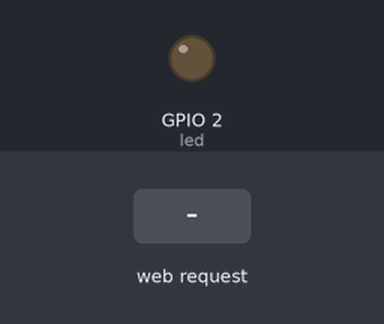
A program run on a simulated ESP32 board running MicroPython. Parts: output pins drawn as LEDs (lit = HIGH). Inputs (shaded band) come from the test bench. WiFi joins after 1.5 s; files that are not in the repository are absent; what the program prints to the serial console is not drawn.

Above: at 0.4 s.
At 3.9 s:
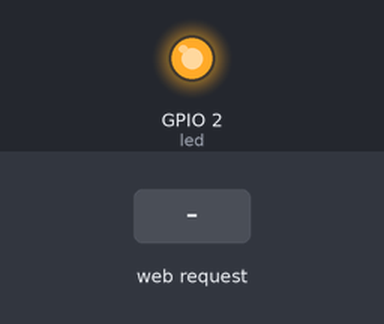
4.0 s: HTTP request GET / received
5.5 s: HTTP request GET /command received
Timing chart, 0 to 8.5 s (numbered marks = the images above; inputs shaded):
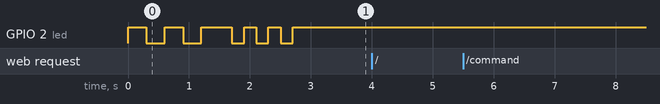

Measured:
- after the input at 4.0 s, every drawn part: stays the same
- after the input at 5.5 s, every drawn part: stays the same

The program:

main.py
```python
"""
main.py - Servidor web y gestor de UART para ESP32
Levanta servidor en puerto 80, recibe comandos web y los envía al Arduino
"""

import uasyncio as asyncio
import time
from machine import Pin, UART

# ==================== CONFIGURACIÓN ====================
STATUS_LED_PIN = 2
UART_BAUD = 9600
UART_TX = 17          # GPIO17 -> RX del Arduino Nano
UART_RX = 16          # GPIO16 <- TX del Arduino Nano (opcional, para lectura)
COMMAND_TIMEOUT_MS = 800  # Timeout para envío automático de STOP

HOST = "0.0.0.0"
PORT = 80

# ==================== INICIALIZACIÓN ====================
led = Pin(STATUS_LED_PIN, Pin.OUT)
led.on()  # Encendido mientras corre

# UART: comunicación con Arduino Nano
uart = UART(2, baudrate=UART_BAUD, tx=Pin(UART_TX), rx=Pin(UART_RX), timeout=100)

# Variables de control
last_command_time = time.ticks_ms()
stop_sent = False

print("[MAIN] UART configurada: TX=GPIO17, RX=GPIO16, Baudrate=9600 bps")

# ==================== FUNCIONES AUXILIARES ====================
def validate_command(cmd):
    """Valida que el comando sea uno de los permitidos"""
    valid = ('F', 'B', 'L', 'R', 'U', 'D', 'S')
    return cmd.upper() in valid if len(cmd) == 1 else False

async def send_uart_command(cmd):
    """Envía comando al Arduino por UART"""
    global last_command_time, stop_sent

    if validate_command(cmd):
        cmd_upper = cmd.upper()
        uart.write(cmd_upper)
        print(f"[UART] Enviado: {cmd_upper}")
        last_command_time = time.ticks_ms()
        stop_sent = False
        return True
    return False

async def load_html_file():
    """Carga el HTML del archivo, fallback a HTML embebido"""
    try:
        with open('Index.html', 'r') as f:
            content = f.read()
            print("[HTML] Cargado desde Index.html")
            return content
    except OSError:
        print("[HTML] Index.html no encontrado, usando fallback")
        return get_fallback_html()

def get_fallback_html():
    """HTML fallback si el archivo no existe"""
    return """<!DOCTYPE html>
<html lang="es">
<head>
    <meta charset="UTF-8">
    <meta name="viewport" content="width=device-width, initial-scale=1.0">
    <title>Control de Grúa</title>
    <style>
        body { background: #0a1929; color: #e8f4f8; font-family: Arial; margin: 0; }
        .container { max-width: 500px; margin: 20px auto; text-align: center; }
        h1 { color: #00a8e8; }
        .btn { padding: 15px 20px; margin: 5px; font-size: 16px; border: none; border-radius: 8px;
               background: #0080d0; color: white; cursor: pointer; transition: 0.2s; }
        .btn:hover { background: #0098e8; }
        .btn.stop { background: #d42426; }
        .status { margin: 20px 0; padding: 10px; background: #1a4a6c; border-radius: 8px; }
    </style>
</head>
<body>
    <div class="container">
        <h1>🏗️ Control de Grúa</h1>
        <div class="status" id="status">Conectado</div>
        <div style="display: grid; grid-template-columns: 1fr 1fr; gap: 10px;">
            <button class="btn" onclick="send('F')">⬆️ Adelante</button>
            <button class="btn" onclick="send('B')">⬇️ Atrás</button>
            <button class="btn" onclick="send('L')">⬅️ Izq</button>
            <button class="btn" onclick="send('R')">➡️ Der</button>
            <button class="btn" onclick="send('U')">⬆️ Subir</button>
            <button class="btn" onclick="send('D')">⬇️ Bajar</button>
            <button class="btn stop" onclick="send('S')" style="grid-column: 1/-1;">🛑 STOP</button>
        </div>
    </div>
    <script>
        async function send(cmd) {
            try {
                const res = await fetch('/command', { method: 'POST', body: cmd });
                if (res.ok) document.getElementById('status').textContent = 'Comando: ' + cmd;
            } catch (e) { document.getElementById('status').textContent = 'Error'; }
        }
    </script>
</body>
</html>"""

# ==================== SERVIDOR HTTP ====================
async def handle_client(reader, writer):
    """Maneja solicitudes HTTP"""
    try:
        request_line = await reader.readline()
        if not request_line:
            await writer.aclose()
            return

        request = request_line.decode('utf-8').strip()
        print(f"[HTTP] {request}")

        # Parsear ruta y método
        parts = request.split(' ')
        method = parts[0]
        path = parts[1] if len(parts) > 1 else '/'

        # Leer headers
        while True:
            header = await reader.readline()
            if not header or header == b'\r\n':
                break

        # Leer body si es POST
        body = b''
        if method == 'POST':
            while True:
                chunk = await reader.read(1)
                if not chunk:
                    break
                body += chunk

        # ========== RUTAS ==========

        # GET / -> Servir HTML
        if path == '/' and method == 'GET':
            html = await load_html_file()
            response = f"""HTTP/1.0 200 OK\r
Content-Type: text/html; charset=utf-8\r
Content-Length: {len(html)}\r
Connection: close\r
\r
{html}"""
            writer.write(response.encode())
            await writer.drain()
            await writer.aclose()
            return

        # POST /command -> Recibir comando
        if path == '/command' and method == 'POST':
            cmd = body.decode('utf-8').strip()

            if await send_uart_command(cmd):
                response_body = '{"status":"ok","command":"' + cmd.upper() + '"}'
                response = f"""HTTP/1.0 200 OK\r
Content-Type: application/json\r
Content-Length: {len(response_body)}\r
Connection: close\r
\r
{response_body}"""
            else:
                response_body = '{"status":"error","message":"Comando inválido"}'
                response = f"""HTTP/1.0 400 Bad Request\r
Content-Type: application/json\r
Content-Length: {len(response_body)}\r
Connection: close\r
\r
{response_body}"""

            writer.write(response.encode())
            await writer.drain()
            await writer.aclose()
            return

        # 404
        response_body = '<h1>404 No encontrado</h1>'
        response = f"""HTTP/1.0 404 Not Found\r
Content-Type: text/html\r
Content-Length: {len(response_body)}\r
Connection: close\r
\r
{response_body}"""
        writer.write(response.encode())
        await writer.drain()
        await writer.aclose()

    except Exception as e:
        print(f"[ERROR] {e}")
        await writer.aclose()

# ==================== WATCHDOG ====================
async def watchdog():
    """
    Monitorea timeout: envía STOP automático si no hay comandos
    Útil para seguridad en caso de desconexión web
    """
    global stop_sent

    while True:
        await asyncio.sleep_ms(300)
        elapsed = time.ticks_diff(time.ticks_ms(), last_command_time)

        if elapsed > COMMAND_TIMEOUT_MS and not stop_sent:
            uart.write('S')
            print("[WATCHDOG] STOP automático (timeout)")
            stop_sent = True

# ==================== MAIN ====================
async def main():
    """Corre el servidor web y el watchdog"""
    print("\n" + "="*50)
    print("🏗️  SERVIDOR ESP32 - CONTROL DE GRÚA")
    print("="*50)
    print(f"[HTTP] Servidor iniciado en http://0.0.0.0:{PORT}")
    print(f"[UART] Escuchando comandos en GPIO17 @ {UART_BAUD} bps")
    print("="*50 + "\n")

    # Inicia servidor
    server = await asyncio.start_server(handle_client, HOST, PORT)

    # Inicia watchdog
    asyncio.create_task(watchdog())

    # Espera indefinidamente
    await server.wait_closed()

# ==================== INICIO ====================
try:
    asyncio.run(main())
except KeyboardInterrupt:
    print("\n[MAIN] Servidor detenido por usuario")
    led.off()
except Exception as e:
    print(f"[ERROR] {e}")
    led.off()

try:
    asyncio.run(main())
finally:
    asyncio.new_event_loop()
```

boot.py
```python
"""
boot.py - Configuración inicial del ESP32
Se ejecuta al iniciar, configura WiFi y el entorno
"""

import network
import time
from machine import Pin

# ==================== CONFIGURACIÓN ====================
STA_SSID = "TU_RED_WIFI"           # ⚠️ Cambia esto
STA_PASSWORD = "TU_CONTRASEÑA"     # ⚠️ Cambia esto
AP_SSID = "Grua_Control"
AP_PASSWORD = "12345678"
CONNECT_TIMEOUT_MS = 15000

# ==================== LED DE ESTADO ====================
LED_STATUS = Pin(2, Pin.OUT)
LED_STATUS.off()

def blink_led(times=1, duration_ms=300):
    """Parpadea el LED para indicar estado"""
    for _ in range(times):
        LED_STATUS.on()
        time.sleep_ms(duration_ms)
        LED_STATUS.off()
        time.sleep_ms(duration_ms)

# ==================== CONEXIÓN WIFI ====================
def connect_wifi():
    """Intenta conectar a WiFi en modo Station"""
    sta = network.WLAN(network.STA_IF)
    sta.active(True)

    if not sta.isconnected():
        print(f"[WIFI] Conectando a {STA_SSID}...")
        sta.connect(STA_SSID, STA_PASSWORD)

        start = time.ticks_ms()
        while not sta.isconnected():
            if time.ticks_diff(time.ticks_ms(), start) > CONNECT_TIMEOUT_MS:
                print("[WIFI] ❌ Timeout de conexión")
                return False

            LED_STATUS.toggle()
            time.sleep_ms(300)

    if sta.isconnected():
        LED_STATUS.on()
        print("[WIFI] ✅ Conectado a WiFi")
        print(f"[WIFI] IP: {sta.ifconfig()[0]}")
        blink_led(3, 200)
        return True

    return False

def setup_ap():
    """Configura Punto de Acceso si WiFi falla"""
    ap = network.WLAN(network.AP_IF)
    ap.active(True)
    ap.config(essid=AP_SSID, password=AP_PASSWORD)
    print(f"[AP] Punto de acceso creado: {AP_SSID}")
    print(f"[AP] IP: {ap.ifconfig()[0]}")

# ==================== INICIO ====================
if __name__ == "__main__":
    print("\n" + "="*50)
    print("🏗️  BOOT ESP32 - CONTROL DE GRÚA")
    print("="*50)

    # Intenta WiFi, si falla crea AP
    if not connect_wifi():
        setup_ap()

    print("\n[BOOT] Iniciando main.py...")
    print("="*50 + "\n")
```
